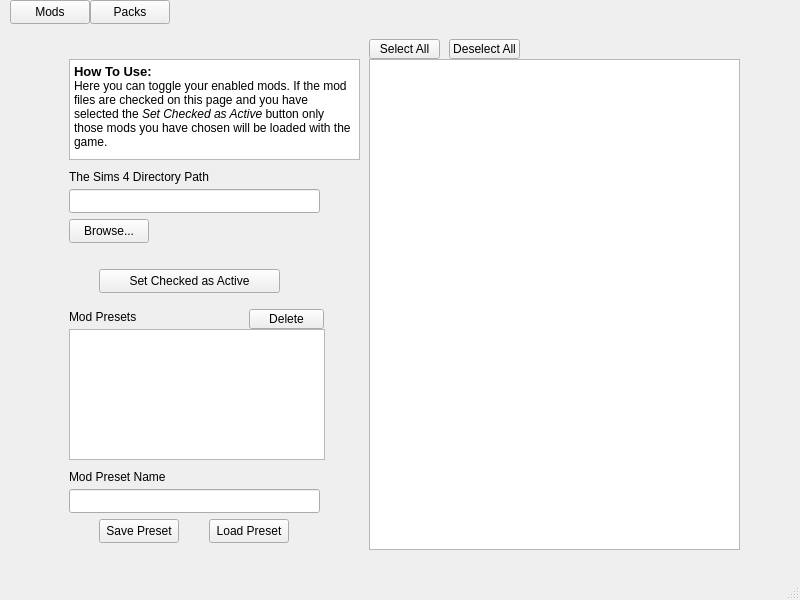
<?xml version="1.0" encoding="UTF-8"?>
<ui version="4.0">
 <class>SimsSwitcher</class>
 <widget class="QMainWindow" name="SimsSwitcher">
  <property name="geometry">
   <rect>
    <x>0</x>
    <y>0</y>
    <width>800</width>
    <height>600</height>
   </rect>
  </property>
  <property name="windowTitle">
   <string>MainWindow</string>
  </property>
  <widget class="QWidget" name="centralwidget">
   <property name="minimumSize">
    <size>
     <width>800</width>
     <height>557</height>
    </size>
   </property>
   <property name="contextMenuPolicy">
    <enum>Qt::ContextMenuPolicy::NoContextMenu</enum>
   </property>
   <widget class="QStackedWidget" name="mainStackedWidget">
    <property name="geometry">
     <rect>
      <x>59</x>
      <y>39</y>
      <width>681</width>
      <height>511</height>
     </rect>
    </property>
    <property name="cursor">
     <cursorShape>ArrowCursor</cursorShape>
    </property>
    <property name="currentIndex">
     <number>0</number>
    </property>
    <widget class="QWidget" name="modsWidget">
     <property name="enabled">
      <bool>true</bool>
     </property>
     <widget class="QPushButton" name="activeButton">
      <property name="geometry">
       <rect>
        <x>40</x>
        <y>230</y>
        <width>181</width>
        <height>24</height>
       </rect>
      </property>
      <property name="text">
       <string>Set Checked as Active</string>
      </property>
     </widget>
     <widget class="QLineEdit" name="rootLineEdit">
      <property name="geometry">
       <rect>
        <x>10</x>
        <y>150</y>
        <width>251</width>
        <height>24</height>
       </rect>
      </property>
     </widget>
     <widget class="QLabel" name="label">
      <property name="geometry">
       <rect>
        <x>10</x>
        <y>130</y>
        <width>251</width>
        <height>16</height>
       </rect>
      </property>
      <property name="text">
       <string>The Sims 4 Directory Path</string>
      </property>
     </widget>
     <widget class="QListWidget" name="fileListWidget">
      <property name="geometry">
       <rect>
        <x>310</x>
        <y>20</y>
        <width>371</width>
        <height>491</height>
       </rect>
      </property>
      <property name="alternatingRowColors">
       <bool>false</bool>
      </property>
     </widget>
     <widget class="QPushButton" name="browseRootButton">
      <property name="geometry">
       <rect>
        <x>10</x>
        <y>180</y>
        <width>80</width>
        <height>24</height>
       </rect>
      </property>
      <property name="text">
       <string>Browse...</string>
      </property>
     </widget>
     <widget class="QTextBrowser" name="textBrowser_2">
      <property name="geometry">
       <rect>
        <x>10</x>
        <y>20</y>
        <width>291</width>
        <height>101</height>
       </rect>
      </property>
      <property name="html">
       <string>&lt;!DOCTYPE HTML PUBLIC &quot;-//W3C//DTD HTML 4.0//EN&quot; &quot;http://www.w3.org/TR/REC-html40/strict.dtd&quot;&gt;
&lt;html&gt;&lt;head&gt;&lt;meta name=&quot;qrichtext&quot; content=&quot;1&quot; /&gt;&lt;meta charset=&quot;utf-8&quot; /&gt;&lt;style type=&quot;text/css&quot;&gt;
p, li { white-space: pre-wrap; }
hr { height: 1px; border-width: 0; }
li.unchecked::marker { content: &quot;\2610&quot;; }
li.checked::marker { content: &quot;\2612&quot;; }
&lt;/style&gt;&lt;/head&gt;&lt;body style=&quot; font-family:'Segoe UI'; font-size:9pt; font-weight:400; font-style:normal;&quot;&gt;
&lt;p style=&quot; margin-top:0px; margin-bottom:0px; margin-left:0px; margin-right:0px; -qt-block-indent:0; text-indent:0px;&quot;&gt;&lt;span style=&quot; font-size:10pt; font-weight:700;&quot;&gt;How To Use:&lt;/span&gt;&lt;/p&gt;
&lt;p style=&quot; margin-top:0px; margin-bottom:0px; margin-left:0px; margin-right:0px; -qt-block-indent:0; text-indent:0px;&quot;&gt;Here you can toggle your enabled mods. If the mod files are checked on this page and you have selected the &lt;span style=&quot; font-style:italic;&quot;&gt;Set Checked as Active &lt;/span&gt;button only those mods you have chosen will be loaded with the game.&lt;/p&gt;&lt;/body&gt;&lt;/html&gt;</string>
      </property>
     </widget>
     <widget class="QPushButton" name="fileSelectAllButton">
      <property name="geometry">
       <rect>
        <x>310</x>
        <y>0</y>
        <width>71</width>
        <height>20</height>
       </rect>
      </property>
      <property name="text">
       <string>Select All</string>
      </property>
     </widget>
     <widget class="QPushButton" name="fileDeselectAllButton">
      <property name="geometry">
       <rect>
        <x>390</x>
        <y>0</y>
        <width>71</width>
        <height>20</height>
       </rect>
      </property>
      <property name="text">
       <string>Deselect All</string>
      </property>
     </widget>
     <widget class="QPushButton" name="modsSaveButton">
      <property name="geometry">
       <rect>
        <x>40</x>
        <y>480</y>
        <width>80</width>
        <height>24</height>
       </rect>
      </property>
      <property name="text">
       <string>Save Preset</string>
      </property>
     </widget>
     <widget class="QPushButton" name="modsLoadButton">
      <property name="geometry">
       <rect>
        <x>150</x>
        <y>480</y>
        <width>80</width>
        <height>24</height>
       </rect>
      </property>
      <property name="text">
       <string>Load Preset</string>
      </property>
     </widget>
     <widget class="QListWidget" name="presetList">
      <property name="geometry">
       <rect>
        <x>10</x>
        <y>290</y>
        <width>256</width>
        <height>131</height>
       </rect>
      </property>
     </widget>
     <widget class="QLineEdit" name="presetLineEdit">
      <property name="geometry">
       <rect>
        <x>10</x>
        <y>450</y>
        <width>251</width>
        <height>24</height>
       </rect>
      </property>
     </widget>
     <widget class="QLabel" name="label_2">
      <property name="geometry">
       <rect>
        <x>10</x>
        <y>430</y>
        <width>111</width>
        <height>16</height>
       </rect>
      </property>
      <property name="text">
       <string>Mod Preset Name</string>
      </property>
     </widget>
     <widget class="QLabel" name="label_4">
      <property name="geometry">
       <rect>
        <x>10</x>
        <y>270</y>
        <width>111</width>
        <height>16</height>
       </rect>
      </property>
      <property name="text">
       <string>Mod Presets</string>
      </property>
     </widget>
     <widget class="QPushButton" name="presetDeleteButton">
      <property name="geometry">
       <rect>
        <x>190</x>
        <y>270</y>
        <width>75</width>
        <height>20</height>
       </rect>
      </property>
      <property name="text">
       <string>Delete</string>
      </property>
     </widget>
    </widget>
    <widget class="QWidget" name="packsWidget">
     <widget class="QListWidget" name="packsListWidget">
      <property name="geometry">
       <rect>
        <x>310</x>
        <y>20</y>
        <width>371</width>
        <height>481</height>
       </rect>
      </property>
     </widget>
     <widget class="QPushButton" name="launchButton">
      <property name="geometry">
       <rect>
        <x>50</x>
        <y>450</y>
        <width>191</width>
        <height>24</height>
       </rect>
      </property>
      <property name="text">
       <string>Launch with selected packs</string>
      </property>
     </widget>
     <widget class="QLineEdit" name="gameLineEdit">
      <property name="geometry">
       <rect>
        <x>10</x>
        <y>350</y>
        <width>241</width>
        <height>24</height>
       </rect>
      </property>
     </widget>
     <widget class="QPushButton" name="browseGameButton">
      <property name="geometry">
       <rect>
        <x>10</x>
        <y>390</y>
        <width>80</width>
        <height>24</height>
       </rect>
      </property>
      <property name="text">
       <string>Browse...</string>
      </property>
     </widget>
     <widget class="QLabel" name="label_3">
      <property name="geometry">
       <rect>
        <x>10</x>
        <y>330</y>
        <width>241</width>
        <height>16</height>
       </rect>
      </property>
      <property name="text">
       <string>Game Install Directory:</string>
      </property>
     </widget>
     <widget class="QTextBrowser" name="textBrowser">
      <property name="geometry">
       <rect>
        <x>5</x>
        <y>20</y>
        <width>291</width>
        <height>311</height>
       </rect>
      </property>
      <property name="html">
       <string>&lt;!DOCTYPE HTML PUBLIC &quot;-//W3C//DTD HTML 4.0//EN&quot; &quot;http://www.w3.org/TR/REC-html40/strict.dtd&quot;&gt;
&lt;html&gt;&lt;head&gt;&lt;meta name=&quot;qrichtext&quot; content=&quot;1&quot; /&gt;&lt;meta charset=&quot;utf-8&quot; /&gt;&lt;style type=&quot;text/css&quot;&gt;
p, li { white-space: pre-wrap; }
hr { height: 1px; border-width: 0; }
li.unchecked::marker { content: &quot;\2610&quot;; }
li.checked::marker { content: &quot;\2612&quot;; }
&lt;/style&gt;&lt;/head&gt;&lt;body style=&quot; font-family:'Segoe UI'; font-size:9pt; font-weight:400; font-style:normal;&quot;&gt;
&lt;p style=&quot; margin-top:0px; margin-bottom:0px; margin-left:0px; margin-right:0px; -qt-block-indent:0; text-indent:0px;&quot;&gt;&lt;span style=&quot; font-size:10pt; font-weight:700;&quot;&gt;How To Use:&lt;/span&gt;&lt;/p&gt;
&lt;p style=&quot; margin-top:0px; margin-bottom:0px; margin-left:0px; margin-right:0px; -qt-block-indent:0; text-indent:0px;&quot;&gt;For the packs selection tool you will need to set your games instal location. This is different depending on where you aquired the game, but the most common locations are these.&lt;/p&gt;
&lt;p style=&quot; margin-top:0px; margin-bottom:0px; margin-left:0px; margin-right:0px; -qt-block-indent:0; text-indent:0px;&quot;&gt;– C:\Program Files\EA Games\ -- EA App Version  &lt;/p&gt;
&lt;p style=&quot; margin-top:0px; margin-bottom:0px; margin-left:0px; margin-right:0px; -qt-block-indent:0; text-indent:0px;&quot;&gt;– C:\Program Files (x86)\Origin Games\ -- Origin Version  &lt;/p&gt;
&lt;p style=&quot; margin-top:0px; margin-bottom:0px; margin-left:0px; margin-right:0px; -qt-block-indent:0; text-indent:0px;&quot;&gt;– C:\Program Files (x86)\Steam\steamapps\common\ -- Steam Version  &lt;/p&gt;
&lt;p style=&quot; margin-top:0px; margin-bottom:0px; margin-left:0px; margin-right:0px; -qt-block-indent:0; text-indent:0px;&quot;&gt;– C:\Program Files (x86)\Electronic Arts -- Disc Version&lt;/p&gt;
&lt;p style=&quot; margin-top:0px; margin-bottom:0px; margin-left:0px; margin-right:0px; -qt-block-indent:0; text-indent:0px;&quot;&gt;Select The Sims 4 folder from your respective install location. You should then see your owned packs populate on the right side. Select the checkmark next to each and selected the &lt;span style=&quot; font-style:italic;&quot;&gt;Launch with selected packs &lt;/span&gt;button to load the game with only the selected packs. &lt;/p&gt;&lt;/body&gt;&lt;/html&gt;</string>
      </property>
     </widget>
     <widget class="QPushButton" name="packsSelectAllButton">
      <property name="geometry">
       <rect>
        <x>310</x>
        <y>0</y>
        <width>71</width>
        <height>20</height>
       </rect>
      </property>
      <property name="text">
       <string>Select All</string>
      </property>
     </widget>
     <widget class="QPushButton" name="packsDeselectAllButton">
      <property name="geometry">
       <rect>
        <x>390</x>
        <y>0</y>
        <width>71</width>
        <height>20</height>
       </rect>
      </property>
      <property name="text">
       <string>Deselect All</string>
      </property>
     </widget>
    </widget>
   </widget>
   <widget class="QPushButton" name="menuMods">
    <property name="geometry">
     <rect>
      <x>10</x>
      <y>0</y>
      <width>80</width>
      <height>24</height>
     </rect>
    </property>
    <property name="text">
     <string>Mods</string>
    </property>
   </widget>
   <widget class="QPushButton" name="menuPacks">
    <property name="geometry">
     <rect>
      <x>90</x>
      <y>0</y>
      <width>80</width>
      <height>24</height>
     </rect>
    </property>
    <property name="text">
     <string>Packs</string>
    </property>
   </widget>
  </widget>
  <widget class="QStatusBar" name="statusbar"/>
 </widget>
 <resources/>
 <connections/>
</ui>
